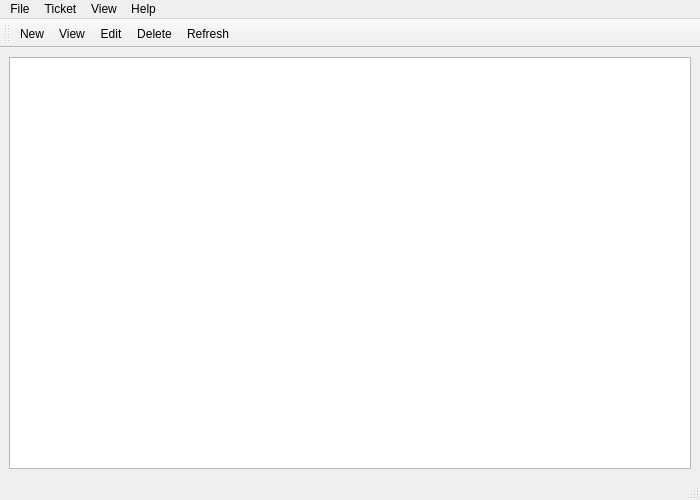
<?xml version="1.0" encoding="UTF-8"?>
<ui version="4.0">
 <class>MainWindow</class>
 <widget class="QMainWindow" name="MainWindow">
  <property name="geometry">
   <rect><x>0</x><y>0</y><width>700</width><height>500</height></rect>
  </property>
  <property name="windowTitle">
   <string>Helpdesk</string>
  </property>
  <widget class="QWidget" name="centralwidget">
   <layout class="QVBoxLayout" name="verticalLayout">
    <item>
     <widget class="QTableView" name="tableView">
      <property name="selectionBehavior">
       <enum>QAbstractItemView::SelectRows</enum>
      </property>
      <property name="selectionMode">
       <enum>QAbstractItemView::SingleSelection</enum>
      </property>
      <property name="editTriggers">
       <set>QAbstractItemView::NoEditTriggers</set>
      </property>
      <property name="alternatingRowColors">
       <bool>true</bool>
      </property>
     </widget>
    </item>
   </layout>
  </widget>
  <widget class="QMenuBar" name="menubar">
   <property name="geometry">
    <rect><x>0</x><y>0</y><width>700</width><height>26</height></rect>
   </property>
   <widget class="QMenu" name="menuFile">
    <property name="title"><string>File</string></property>
    <addaction name="actionExit"/>
   </widget>
   <widget class="QMenu" name="menuTicket">
    <property name="title"><string>Ticket</string></property>
    <addaction name="actionNew"/>
    <addaction name="actionView"/>
    <addaction name="actionEdit"/>
    <addaction name="separator"/>
    <addaction name="actionDelete"/>
   </widget>
   <widget class="QMenu" name="menuView">
    <property name="title"><string>View</string></property>
    <addaction name="actionRefresh"/>
   </widget>
   <widget class="QMenu" name="menuHelp">
    <property name="title"><string>Help</string></property>
   </widget>
   <addaction name="menuFile"/>
   <addaction name="menuTicket"/>
   <addaction name="menuView"/>
   <addaction name="menuHelp"/>
  </widget>
  <widget class="QToolBar" name="toolBar">
   <property name="windowTitle"><string>Toolbar</string></property>
   <attribute name="toolBarArea"><enum>TopToolBarArea</enum></attribute>
   <addaction name="actionNew"/>
   <addaction name="actionView"/>
   <addaction name="actionEdit"/>
   <addaction name="actionDelete"/>
   <addaction name="actionRefresh"/>
  </widget>
  <widget class="QStatusBar" name="statusbar"/>
  <action name="actionNew">
   <property name="text"><string>New</string></property>
  </action>
  <action name="actionView">
   <property name="text"><string>View</string></property>
  </action>
  <action name="actionEdit">
   <property name="text"><string>Edit</string></property>
  </action>
  <action name="actionDelete">
   <property name="text"><string>Delete</string></property>
  </action>
  <action name="actionRefresh">
   <property name="text"><string>Refresh</string></property>
  </action>
  <action name="actionExit">
   <property name="text"><string>Exit</string></property>
  </action>
 </widget>
 <resources/>
 <connections/>
</ui>
